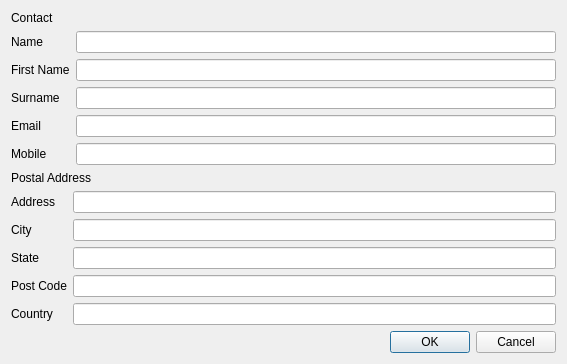
<?xml version="1.0" encoding="UTF-8"?>
<ui version="4.0">
 <class>ExistingContact</class>
 <widget class="QDialog" name="ExistingContact">
  <property name="geometry">
   <rect>
    <x>0</x>
    <y>0</y>
    <width>567</width>
    <height>350</height>
   </rect>
  </property>
  <property name="windowTitle">
   <string>Use Exisitng Contact</string>
  </property>
  <layout class="QVBoxLayout" name="verticalLayout">
   <item>
    <layout class="QFormLayout" name="formLayout">
     <item row="0" column="0">
      <widget class="QLabel" name="label_contact">
       <property name="text">
        <string>Contact</string>
       </property>
      </widget>
     </item>
     <item row="1" column="0">
      <widget class="QLabel" name="label_contact_name">
       <property name="text">
        <string>Name</string>
       </property>
      </widget>
     </item>
     <item row="1" column="1">
      <widget class="QLineEdit" name="lineEdit_contact_name">
       <property name="autoFillBackground">
        <bool>false</bool>
       </property>
       <property name="readOnly">
        <bool>true</bool>
       </property>
      </widget>
     </item>
     <item row="2" column="0">
      <widget class="QLabel" name="label_contact_first_name">
       <property name="text">
        <string>First Name</string>
       </property>
      </widget>
     </item>
     <item row="2" column="1">
      <widget class="QLineEdit" name="lineEdit_contact_first_name">
       <property name="readOnly">
        <bool>true</bool>
       </property>
      </widget>
     </item>
     <item row="3" column="0">
      <widget class="QLabel" name="label_contact_surname">
       <property name="text">
        <string>Surname</string>
       </property>
      </widget>
     </item>
     <item row="3" column="1">
      <widget class="QLineEdit" name="lineEdit_contact_surname">
       <property name="readOnly">
        <bool>true</bool>
       </property>
      </widget>
     </item>
     <item row="4" column="0">
      <widget class="QLabel" name="label_contact_email">
       <property name="text">
        <string>Email</string>
       </property>
      </widget>
     </item>
     <item row="4" column="1">
      <widget class="QLineEdit" name="lineEdit_contact_email">
       <property name="readOnly">
        <bool>true</bool>
       </property>
      </widget>
     </item>
     <item row="5" column="0">
      <widget class="QLabel" name="label_contact_mobile">
       <property name="text">
        <string>Mobile</string>
       </property>
      </widget>
     </item>
     <item row="5" column="1">
      <widget class="QLineEdit" name="lineEdit_contact_mobile">
       <property name="readOnly">
        <bool>true</bool>
       </property>
      </widget>
     </item>
    </layout>
   </item>
   <item>
    <layout class="QFormLayout" name="formLayout_4">
     <item row="0" column="0" colspan="2">
      <widget class="QLabel" name="label_contact_postal_address_5">
       <property name="text">
        <string>Postal Address</string>
       </property>
      </widget>
     </item>
     <item row="1" column="0">
      <widget class="QLabel" name="label_contact_address">
       <property name="text">
        <string>Address</string>
       </property>
      </widget>
     </item>
     <item row="1" column="1">
      <widget class="QLineEdit" name="lineEdit_contact_address">
       <property name="readOnly">
        <bool>true</bool>
       </property>
      </widget>
     </item>
     <item row="2" column="0">
      <widget class="QLabel" name="label_contact_city">
       <property name="text">
        <string>City</string>
       </property>
      </widget>
     </item>
     <item row="2" column="1">
      <widget class="QLineEdit" name="lineEdit_contact_city">
       <property name="readOnly">
        <bool>true</bool>
       </property>
      </widget>
     </item>
     <item row="3" column="0">
      <widget class="QLabel" name="label_contact_state">
       <property name="text">
        <string>State</string>
       </property>
      </widget>
     </item>
     <item row="3" column="1">
      <widget class="QLineEdit" name="lineEdit_contact_state">
       <property name="readOnly">
        <bool>true</bool>
       </property>
      </widget>
     </item>
     <item row="4" column="0">
      <widget class="QLabel" name="label_contact_post_code">
       <property name="text">
        <string>Post Code</string>
       </property>
      </widget>
     </item>
     <item row="4" column="1">
      <widget class="QLineEdit" name="lineEdit_contact_post_code">
       <property name="readOnly">
        <bool>true</bool>
       </property>
      </widget>
     </item>
     <item row="5" column="0">
      <widget class="QLabel" name="label_contact_country">
       <property name="text">
        <string>Country</string>
       </property>
      </widget>
     </item>
     <item row="5" column="1">
      <widget class="QLineEdit" name="lineEdit_contact_country">
       <property name="readOnly">
        <bool>true</bool>
       </property>
      </widget>
     </item>
    </layout>
   </item>
   <item>
    <widget class="QDialogButtonBox" name="buttonBox">
     <property name="orientation">
      <enum>Qt::Horizontal</enum>
     </property>
     <property name="standardButtons">
      <set>QDialogButtonBox::Cancel|QDialogButtonBox::Ok</set>
     </property>
     <property name="centerButtons">
      <bool>false</bool>
     </property>
    </widget>
   </item>
  </layout>
 </widget>
 <tabstops>
  <tabstop>lineEdit_contact_first_name</tabstop>
  <tabstop>lineEdit_contact_surname</tabstop>
  <tabstop>lineEdit_contact_country</tabstop>
  <tabstop>lineEdit_contact_email</tabstop>
  <tabstop>lineEdit_contact_mobile</tabstop>
 </tabstops>
 <resources/>
 <connections>
  <connection>
   <sender>buttonBox</sender>
   <signal>accepted()</signal>
   <receiver>ExistingContact</receiver>
   <slot>accept()</slot>
   <hints>
    <hint type="sourcelabel">
     <x>248</x>
     <y>254</y>
    </hint>
    <hint type="destinationlabel">
     <x>157</x>
     <y>274</y>
    </hint>
   </hints>
  </connection>
  <connection>
   <sender>buttonBox</sender>
   <signal>rejected()</signal>
   <receiver>ExistingContact</receiver>
   <slot>reject()</slot>
   <hints>
    <hint type="sourcelabel">
     <x>316</x>
     <y>260</y>
    </hint>
    <hint type="destinationlabel">
     <x>286</x>
     <y>274</y>
    </hint>
   </hints>
  </connection>
 </connections>
</ui>
